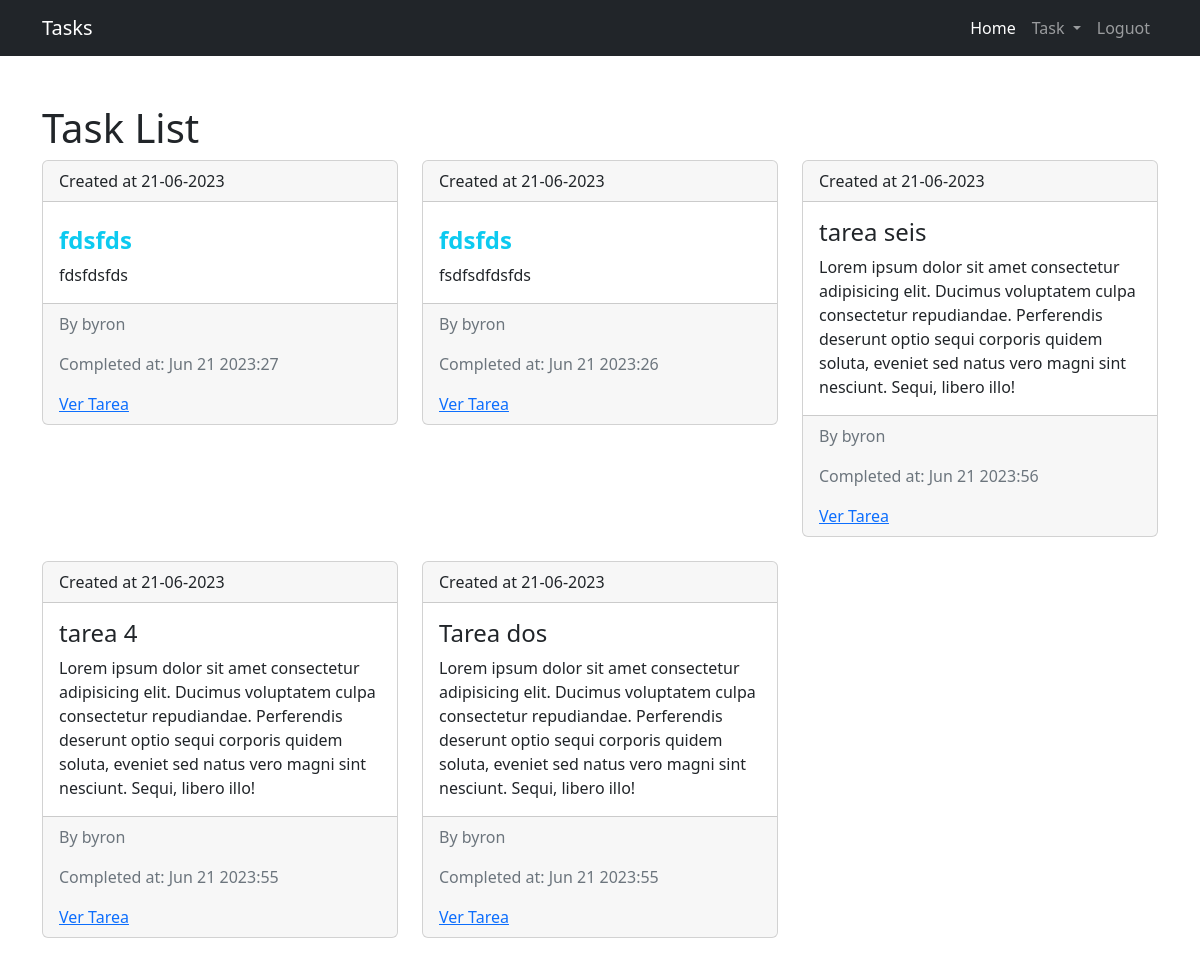
The app's page /task/completed (signed in), older data.
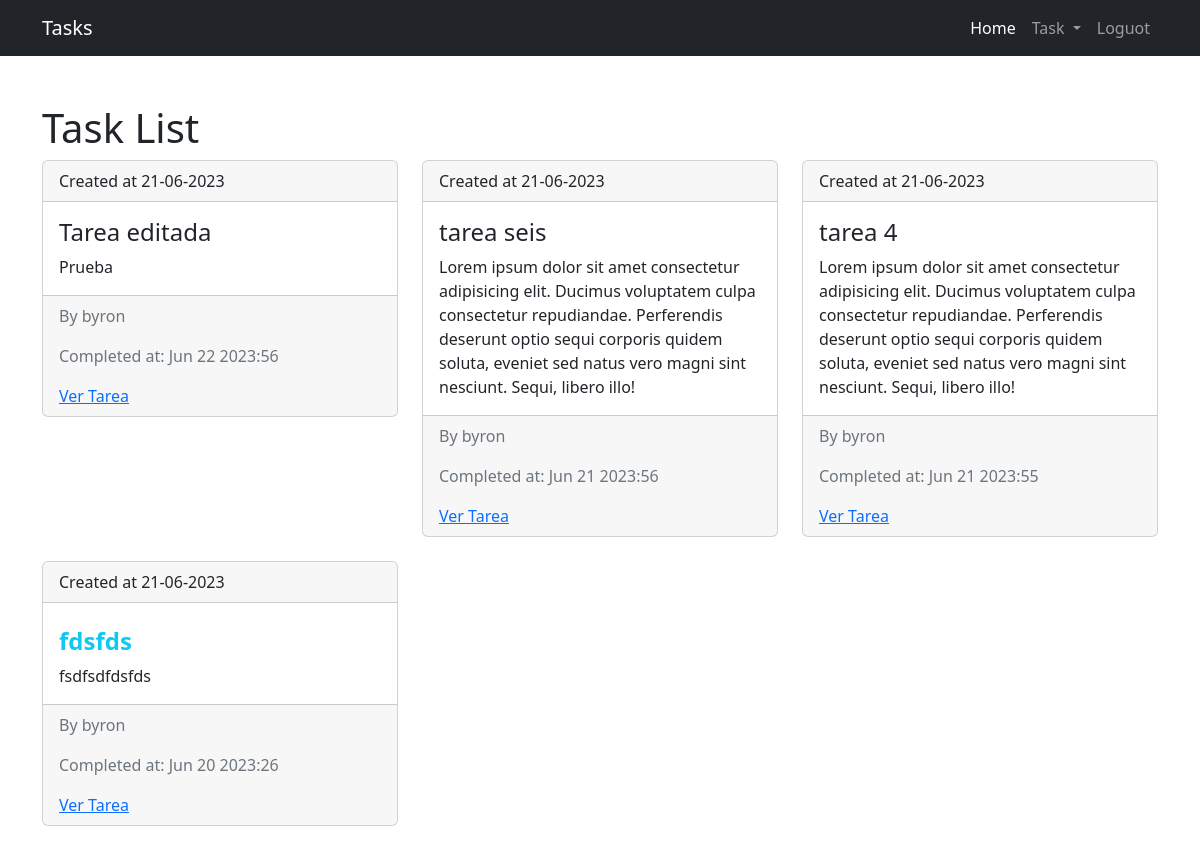
The same page, newer data.
### task/models.py (models this page shows, shortened)
class Task(models.Model):
    title = models.CharField(max_length=200)
    description = models.TextField()
    created_at = models.DateTimeField(auto_now_add=True)
    datecompleted = models.DateTimeField(null=True, blank=True)
    importtant = models.BooleanField(default=False)
    user = models.ForeignKey(User, on_delete=models.CASCADE)
    class Meta:
        db_table = "task"

### task/views.py (the view)
# urls.py: path("task/completed",views.tasks_completed,name="tasks_completed")
def tasks_completed(request):
    if request.user.is_authenticated:
        tasks = Task.objects.filter(user=request.user,datecompleted__isnull=False).order_by(
            "-datecompleted"
        )
        return render(request, "pages/tasks_completed.html", {"tasks": tasks})
    else:
        return render(request,"pages/tasks_completed.html")

### task/templates/pages/tasks_completed.html
{% extends 'base.html' %} {% block content %}
<h1>Task List</h1>
<div class="row">
  {% if user.is_authenticated %} {% for task in tasks %}
  <div class="col-md-4 mb-4">
    <div class="card">
      <div class="card-header">
        Created at {{task.created_at| date:"d-m-Y" }}
      </div>
      <div class="card-body">
        <h4 class="card-title">
          {% if task.importtant %}
          <h4 class="text-info"><strong>{{ task.title }}</strong></h4>
          {% else %}
          {{ task.title }}
          {% endif %}
        </h4>
        <p class="card-text">{{ task.description }}</p>
      </div>
      <div class="card-footer text-muted">
        <p>By {{ task.user.username }}</p>
        <p>Completed at: {{ task.datecompleted| date:"M j Y:i" }}</p>
        <a href="{% url 'task_detail' task.id  %}">Ver Tarea</a>
      </div>
    </div>
  </div>
  {% endfor %} {% else %}
  <div class="col-md-6">
    <h3>Debes Iniciar Session para ver tus tareas</h3>
    <a class="btn btn-primary" href="{% url 'login' %}">Iniciar Session</a>
  </div>
  {% endif %}
</div>
{% endblock content %}

Row changes from the older to the newer data that the page shows:
no longer on this page (row edited): Task: created_at "21-06-2023", title "Tarea dos", description "Lorem ipsum dolor sit amet consectetur adipisicing elit. Ducimus voluptatem culpa consectetur repudiandae. Perferendis deserunt optio sequi corporis quidem soluta, eveniet sed natus vero magni sint nesciunt. Sequi, libero illo!", user.username "byron", datecompleted "Jun 21 2023:55"
changed Task: description "fdsfdsfds" → "Prueba"; datecompleted "Jun 21 2023:27" → "Jun 22 2023:56"; importtant True → False (drawn); title "fdsfds" → "Tarea editada"
changed Task "fdsfds": datecompleted "Jun 21 2023:26" → "Jun 20 2023:26"; moves down the list
